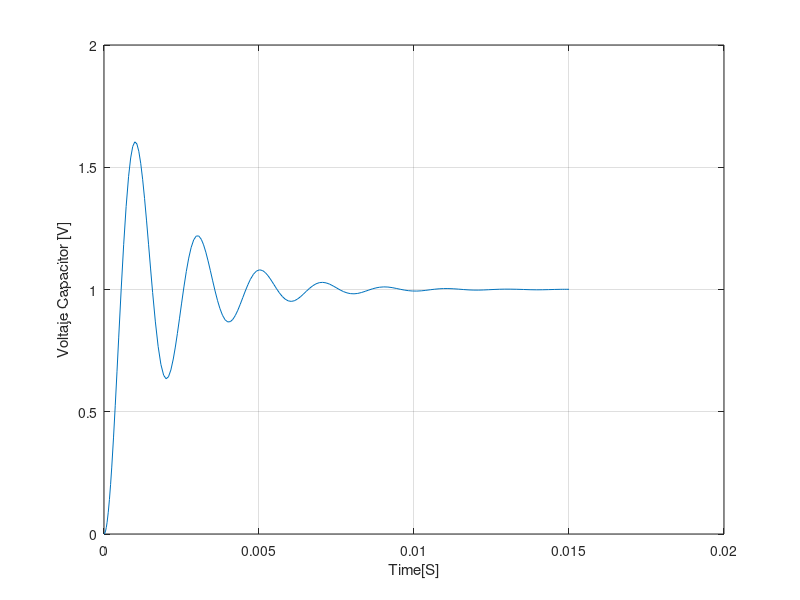
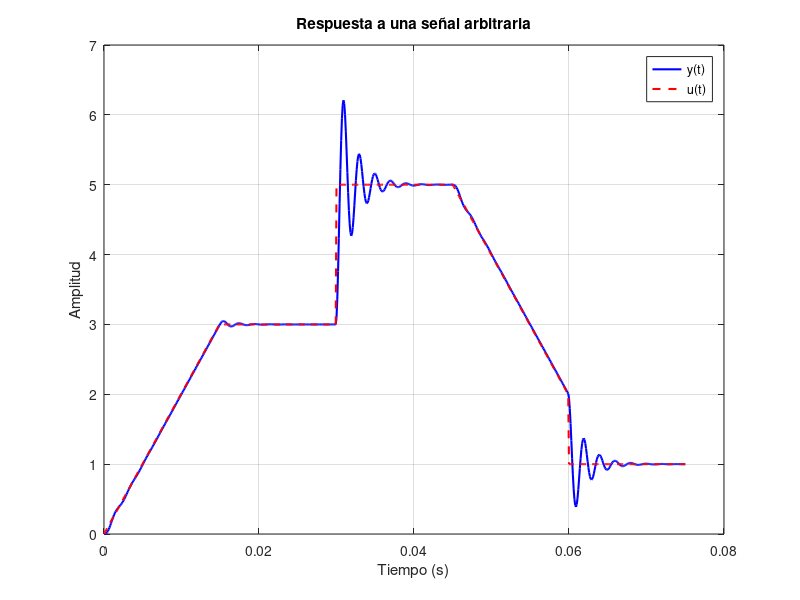

Reproduce these figures in MATLAB, in order.
% Parámetros del circuito
R = 100; % Resistencia (ohmios)
L = 0.1; % Inductancia (henrios)
Cap = 1e-6; % Capacitancia (faradios)
A = [0 1; -1/(L*Cap) -R/L];  % Matriz de Estado
B = [0; 1/L];  % Matriz de Entrada
C = [1/Cap 0];  % Matriz de Salida
D = 0;  % Matriz de Transferencia directa


% Aquí el código para definir el espacio de estados
function dx = modelRLC(t, x, A, B, u)
    dx = A * x + B * u;  % Ecuación de Estado
end 

ts = 0.015;
% Tiempo de simulación
tspan = [0 ts];
u = 1;
x0 = [0; 0];
% Voltaje de entrada Condiciones iniciales
[t, X] = ode45(@(t,x) modelRLC(t, x, A, B, u), tspan, x0);
y = C * X.' + D * u;

plot(t,y);
ylabel("Voltaje Capacitor [V]");
xlabel("Time[S]");
grid on;

ti = 0:0.0001:5*ts;         % Vector de tiempo desde 0 hasta 5ts con paso 0.0001
N = length(ti);             % Número total de pasos de tiempo

size_y = int32(N/5);        % Tamaño base para tramos de la señal
s1 = linspace(0, 3, size_y);
s2 = ones(1, size_y)*3;
s3 = ones(1, size_y)*5;
s4 = linspace(5, 2, size_y);
s5 = ones(1, N-4*size_y); 

u = [s1 s2 s3 s4 s5]';      % Señal arbitraria

n = size(A, 1);             % Asigna automáticamente el número de estados según A
X = zeros(N, n);            % n = número de estados, debes definirlo antes
X(1,:) = 0;                 % Condición inicial

t = zeros(N,1);             % Vector de tiempo de la solucion
t(1) = ti(1);               % Tiempo inicial

for k = 2:N
    [tk, Xk] = ode45(@(t,x) modelRLC(t, x, A, B, u(k)), ...
        [ti(k-1), ti(k)], X(k-1,:));
    t(k) = tk(end);
    X(k,:) = Xk(end,:);
end

Y = zeros(N, size(C,1)); 

for k = 1:N
    Y(k,:) = C * X(k,:)' + D * u(k);
end

figure;
plot(t, Y, 'b', 'LineWidth', 1.5); hold on;
plot(t, u, 'r--', 'LineWidth', 1.5);
xlabel('Tiempo (s)');
ylabel('Amplitud');
title('Respuesta a una señal arbitraria');
legend('y(t)', 'u(t)');
grid on;

